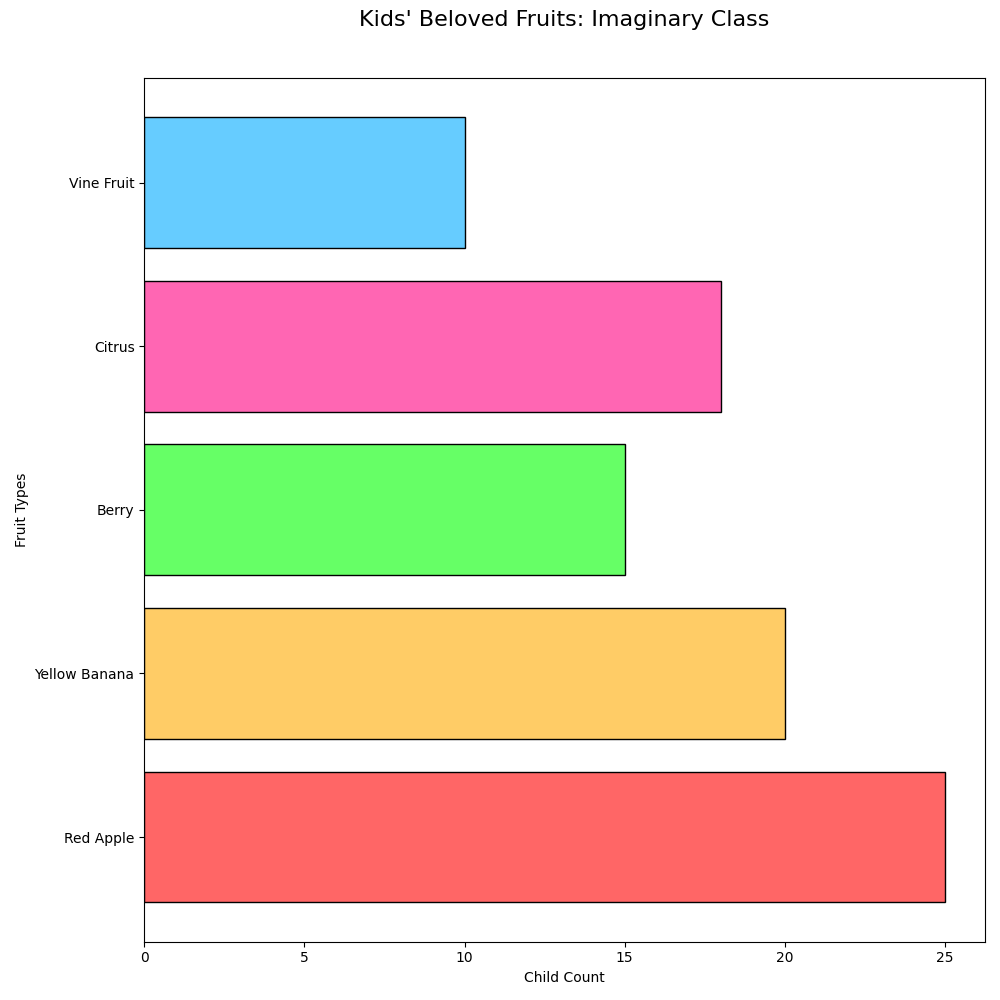

Recreate this plot in Python.
import matplotlib.pyplot as plt

fruits = ['Red Apple', 'Yellow Banana', 'Berry', 'Citrus', 'Vine Fruit']
preferences = [25, 20, 15, 18, 10]

colors = ['#ff6666', '#ffcc66', '#66ff66', '#ff66b3', '#66ccff']

fig, ax = plt.subplots(figsize=(10, 10))
ax.barh(fruits, preferences, color=colors, edgecolor='black')

ax.set_title("Kids' Beloved Fruits: Imaginary Class", fontsize=16, y=1.05)
ax.set_xlabel("Child Count")
ax.set_ylabel("Fruit Types")

plt.tight_layout()
plt.show()
